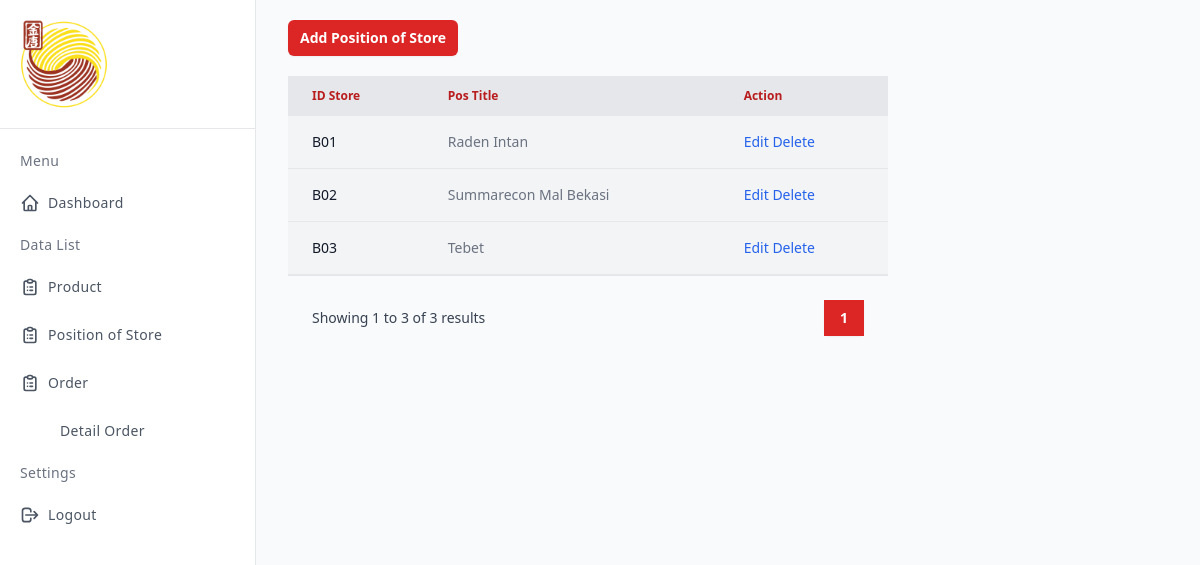
Screenshot of /pos/pos.php with the database file from the repository.
### tables this page shows
CREATE TABLE `pos` (
  `idstore` varchar(12) NOT NULL,
  `postitle` varchar(25) DEFAULT NULL
);

### pos/pos.php (the view, shortened to what this page needs)
<?php
    include '../koneksi.php';
    $dataPerPage = 10;
    $totalData = mysqli_num_rows(mysqli_query($conn, "SELECT * FROM pos"));
    $totalPage = ceil($totalData / $dataPerPage);
    $currentPage = (isset($_GET["page"]))? $_GET["page"] : 1;
    $firstData = ($currentPage - 1) * $dataPerPage;
    $lastPageItemCount = $totalData % $dataPerPage;
?>
<!DOCTYPE html>
<html lang="en">
<head>
    <script src="https://cdn.tailwindcss.com"></script>
</head>
<body>
    <div class="min-h-screen flex flex-col flex-auto flex-shrink-0 antialiased bg-gray-50 text-gray-800">
        <div class="flex">
            <div class="fixed flex flex-col top-0 left-0 w-64 bg-white h-full border-r">
            <div class="flex p-4 h-auto border-b">
                <div class="w-24 block">
                    <img src="../assets/images/logo-golam.png" alt="">
                </div>
            </div>
            <div class="overflow-y-auto overflow-x-hidden flex-grow">
            <ul class="flex flex-col py-4 space-y-1">
                <li class="px-5">
                <div class="flex flex-row items-center h-8">
                    <div class="text-sm font-light tracking-wide text-gray-500">Menu</div>
                </div>
                </li>
                <li>
                <a href="../home.php" class="relative flex flex-row items-center h-11 focus:outline-none hover:bg-gray-50 text-gray-600 hover:text-gray-800 border-l-4 border-transparent hover:border-red-500 pr-6">
                    <span class="inline-flex justify-center items-center ml-4">
                    </span>
                    <span class="ml-2 text-sm tracking-wide truncate">Dashboard</span>
                </a>
                </li>
                <li class="px-5">
                <div class="flex flex-row items-center h-8">
                    <div class="text-sm font-light tracking-wide text-gray-500">Data List</div>
                </div>
                </li>
                <li>
                <a href="../produk/produk.php" class="relative flex flex-row items-center h-11 focus:outline-none hover:bg-gray-50 text-gray-600 hover:text-gray-800 border-l-4 border-transparent hover:border-red-500 pr-6">
                    <span class="inline-flex justify-center items-center ml-4">
                    </span>
                    <span class="ml-2 text-sm tracking-wide truncate">Product</span>
                </a>
                </li>
                <li>
                <a href="../pos/pos.php" class="relative flex flex-row items-center h-11 focus:outline-none hover:bg-gray-50 text-gray-600 hover:text-gray-800 border-l-4 border-transparent hover:border-red-500 pr-6">
                    <span class="inline-flex justify-center items-center ml-4">
                    </span>
                    <span class="ml-2 text-sm tracking-wide truncate">Position of Store</span>
                </a>
                </li>
                <li>
                <a href="../order/order.php" class="relative flex flex-row items-center h-11 focus:outline-none hover:bg-gray-50 text-gray-600 hover:text-gray-800 border-l-4 border-transparent hover:border-red-500 pr-6">
                    <span class="inline-flex justify-center items-center ml-4">
                    </span>
                    <span class="ml-2 text-sm tracking-wide truncate">Order</span>
                </a>
                </li>
                <li>
                <a href="../order/order-detail.php" class="pl-12 relative flex flex-row items-center h-11 focus:outline-none hover:bg-gray-50 text-gray-600 hover:text-gray-800 border-l-4 border-transparent hover:border-red-500 pr-6">
                    <span class="ml-2 text-sm tracking-wide truncate">Detail Order</span>
                </a>
                </li>
                <li class="px-5">
                <div class="flex flex-row items-center h-8">
                    <div class="text-sm font-light tracking-wide text-gray-500">Settings</div>
                </div>
                </li>
                <li>
                    <a href="../index.php" class="relative flex flex-row items-center h-11 focus:outline-none hover:bg-gray-50 text-gray-600 hover:text-gray-800 border-l-4 border-transparent hover:border-red-500 pr-6">
                        <span class="inline-flex justify-center items-center ml-4">
                        <svg class="w-5 h-5" fill="none" stroke="currentColor" viewBox="0 0 24 24" xmlns="http://www.w3.org/2000/svg"><path stroke-linecap="round" stroke-linejoin="round" stroke-width="2" d="M17 16l4-4m0 0l-4-4m4 4H7m6 4v1a3 3 0 01-3 3H6a3 3 0 01-3-3V7a3 3 0 013-3h4a3 3 0 013 3v1"></path></svg>
                        </span>
                        <span class="ml-2 text-sm tracking-wide truncate">Logout</span>
                    </a>
                </li>
            </ul>
            </div>
            </div>
            <div class="flex flex-grow">
                <div class="mt-5 ml-72 mx-auto w-3/6">
                    <div class="flex">
                            <a
                                href="pos-tambah.php"
                                type="submit"
                                name="proses"
                                class="flex w-fit justify-center rounded-md bg-red-600 px-3 py-1.5 mb-5 text-sm font-semibold leading-6 text-white shadow-sm hover:bg-red-500 focus-visible:outline focus-visible:outline-2 focus-visible:outline-offset-2 focus-visible:outline-slate-400"
                            >
                                Add Position of Store
                            </a>
                    </div>
                    <table class="w-full text-sm text-left text-gray-500">
                        <thead class="text-xs text-red-700 bg-gray-200">
                            <tr>
                                <th scope="col" class="px-6 py-3">
                                    ID Store
                                </th>
                                <th scope="col" class="px-6 py-3">
                                    Pos Title
                                </th>
                                <th scope="col" class="px-6 py-3">
                                    Action
                                </th>
                            </tr>
                        </thead>
                        <tbody>
                            <?php
                                include '../koneksi.php';
                                $query = mysqli_query($conn, "SELECT * FROM pos");
                                while ($data=mysqli_fetch_array($query)){
                            ?>
                            <tr class="bg-gray-100 border-b hover:bg-gray-300 w-full">
                                <th scope="row" class="px-6 py-4 font-medium text-gray-900 whitespace-nowrap">
                                    <?php echo $data['idstore'];?>
                                </th>
                                <td class="px-6 py-4">
                                    <?php echo $data['postitle'];?>
                                </td>
                                <td class="px-6 py-4">
                                    <a href="pos-ubah.php?idstore=<?php echo $data['idstore'];?>" class="font-medium text-blue-600 dark:text-blue-500 hover:underline">Edit</a>
                                    <a href="pos-ubah.php?idstore=<?php echo $data['idstore'];?>" class="font-medium text-blue-600 dark:text-blue-500 hover:underline">Delete</a>
                                </td>
                            </tr>
                            <?php
                                }
                            ?>
                        </tbody>
                    </table>
                    <div class="flex items-center justify-between border-t border-gray-200 px-4 pt-6 sm:px-6">
                        <div class="hidden sm:flex sm:flex-1 sm:items-center sm:justify-between">
                            <div>
                            <p class="text-sm text-gray-700">
                                Showing
                                <span class="font-medium"><?= $firstData + 1?></span>
                                to
                                <span class="font-medium">
                                <?php if ($currentPage == $totalPage): ?>
                                    <?= $firstData + $lastPageItemCount; ?>
                                <?php else : ?>
                                    <?= $firstData + $dataPerPage; ?>
                                <?php endif; ?>
                                </span>
                                of
                                <span class="font-medium"><?= $totalData ?></span>
                                results
                            </p>
                            </div>
                            <div>
                                <nav class="isolate inline-flex -space-x-px rounded-md shadow-sm" aria-label="Pagination">
                                    <?php for($i = 1; $i <= $totalPage; $i++) :?>
                                    <?php if($i == $currentPage) :?>
                                    <a href="?page=<?= $i; ?>" aria-current="page" class="relative z-10 inline-flex items-center bg-red-600 px-4 py-2 text-sm font-semibold text-white focus:z-20 focus-visible:outline focus-visible:outline-2 focus-visible:outline-offset-2 focus-visible:outline-indigo-600"><?= $i; ?></a>
                                    <?php else:?>
                                    <a href="?page=<?= $i; ?>" class="relative inline-flex items-center px-4 py-2 text-sm font-semibold text-gray-900 ring-1 ring-inset ring-gray-300 hover:bg-gray-50 focus:z-20 focus:outline-offset-0"><?= $i; ?></a>
                                    <?php endif;?>
                                    <?php endfor; ?>
                                </nav>
                            </div>
                        </div>
                    </div>
                </div>
            </div>
        </div>
    </div>
</body>
</html>

### rows the page displays
pos: idstore "B01", postitle "Raden Intan"
pos: idstore "B02", postitle "Summarecon Mal Bekasi"
pos: idstore "B03", postitle "Tebet"

### other values shown
$firstData + 1 "1"
$firstData + $lastPageItemCount "3"
$totalData "3"
